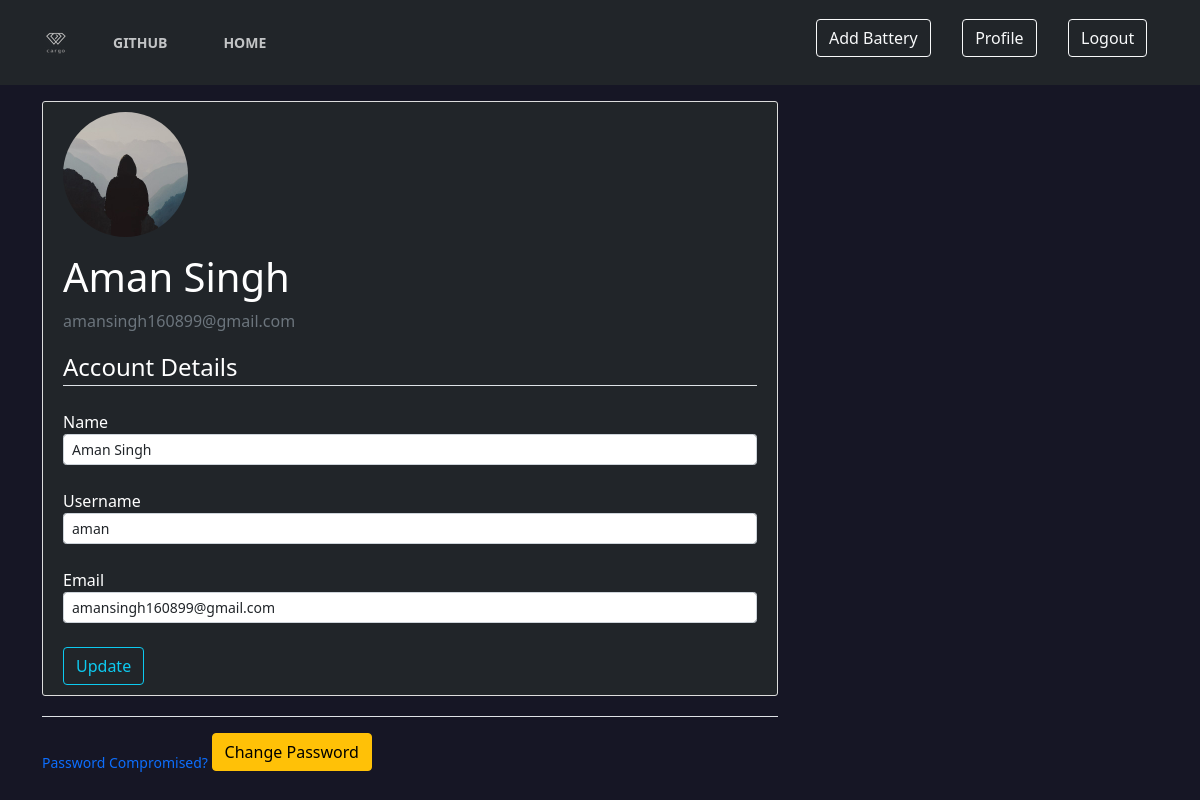
Page /account (signed in) on the earlier database version.
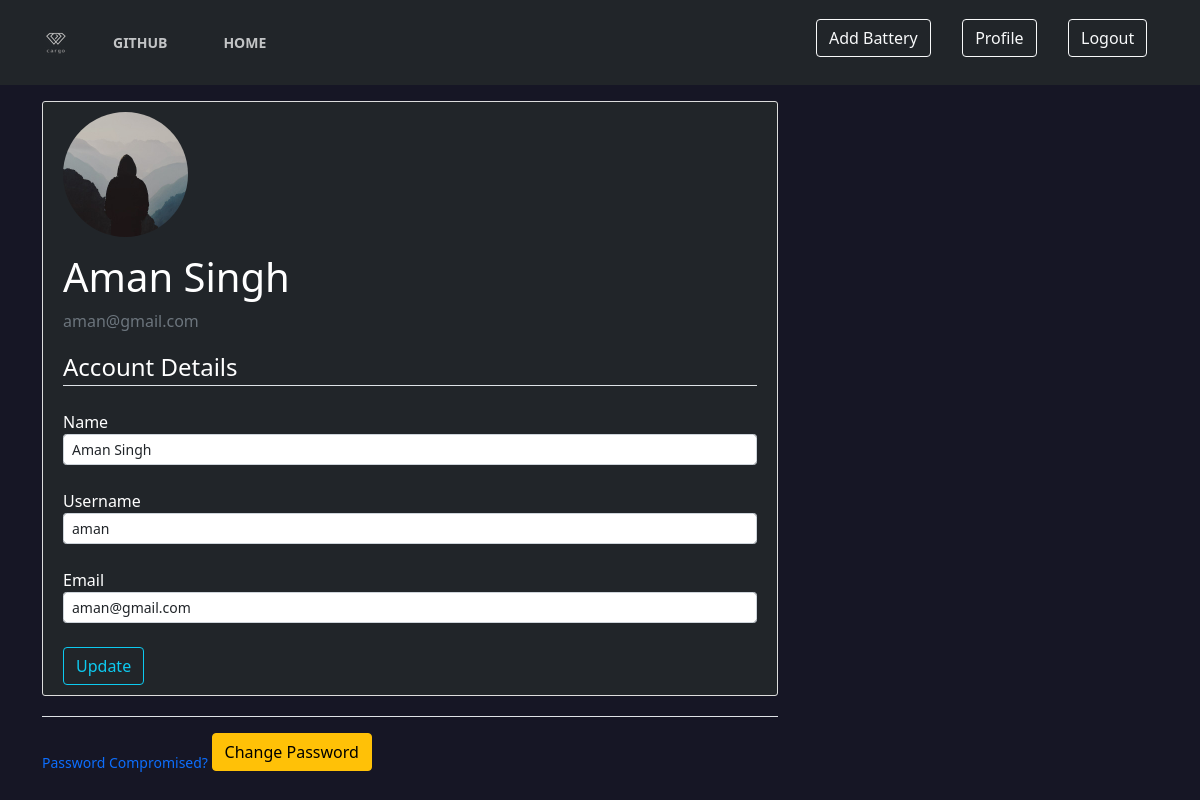
Same page on the later database version.
### bms/models.py (models this page shows, shortened)
class User(db.Model):
    id = db.Column(db.Integer, primary_key=True)
    name = db.Column(db.String, nullable=False)
    username = db.Column(db.String(20), unique=True, nullable=False)
    email = db.Column(db.String(30), unique=True, nullable=False)
    password = db.Column(db.String(100), nullable=False)
    batteries = db.relationship('Battery', backref='owner', lazy=True)

### bms/routes.py (the view)
@application.route('/account', methods=['GET', 'POST'])
def account():
    username = request.cookies.get('email')
    if username:
        user = User.query.filter_by(email=username).first()
        form = UpdateAccountForm()
        if form.validate_on_submit():
            user.email = form.email.data
            user.name = form.name.data
            user.username = form.username.data
            db.session.commit()
            flash("Account Information Updated Successfully!", "success")
            resp = make_response(redirect('/account'))
            resp.set_cookie('email', form.email.data)
            return resp
        elif request.method == 'GET':
            form.email.data = user.email
            form.name.data = user.name
            form.username.data = user.username
        return render_template('account.html', username=username, form=form, user=user, title='Account')
    return redirect(url_for('login', next=request.endpoint))

### bms/forms.py
class UpdateAccountForm(FlaskForm):
    name = StringField('Name', validators=[Length(min=2, max=30)])
    username = StringField('Username', validators=[Length(min=2, max=20)])
    email = StringField('Email', validators=[Email()])
    prev_username = StringField('username_prev')
    prev_email = StringField('email_prev')
    submit = SubmitField('Update')

### bms/templates/account.html (shortened to what this page needs)
{% extends "layout.html" %}
{% block content %}
    <main role="main" class="container">
        <div class="row">
        <div class="col-lg-8">
<div class="bg-dark text-white" style="background: #ffffff; padding: 10px 20px; border: 1px solid #dddddd; border-radius: 3px; margin-bottom: 20px; position: relative;">
  <div class="media">
    <img class="rounded-circle" src="{{ url_for('static', filename='images/default.jpg') }}" style="height: 125px; width: 125px; margin-right: 20px; margin-bottom: 16px;">
    <div class="media-body">
      <h2 class="media-heading text-white" style="font-size: 2.5rem;">{{ user.name }}</h2>
      <p class="text-secondary">{{ user.email }}</p>
    </div>
  </div>
    <form method="POST" action="">
            <fieldset class="form-group">
                <legend class="border-bottom mb-4">Account Details</legend>
                <div class="form-group">
                    {{ form.name.label(class="form-control-label") }}
                    {% if form.name.errors %}
                        {{ form.name(class="form-control form-control-sm is-invalid") }}
                        <div class="invalid-feedback">
                            {% for error in form.name.errors %}
                                <span>{{ error }}</span>
                            {% endfor %}
                        </div>
                    {% else %}
                        {{ form.name(class="form-control form-control-sm") }}
                    {% endif %}
                </div>
                <div class="form-group">
                    {{ form.username.label(class="form-control-label mt-4") }}
                    {% if form.username.errors %}
                        {{ form.username(class="form-control form-control-sm is-invalid") }}
                        <div class="invalid-feedback">
                            {% for error in form.username.errors %}
                                <span>{{ error }}</span>
                            {% endfor %}
                        </div>
                    {% else %}
                        {{ form.username(class="form-control form-control-sm") }}
                    {% endif %}
                </div>
                <div class="form-group">
                    {{ form.email.label(class="form-control-label mt-4") }}
                    {% if form.email.errors %}
                        {{ form.email(class="form-control form-control-sm is-invalid") }}
                        <div class="invalid-feedback">
                            {% for error in form.email.errors %}
                                <span>{{ error }}</span>
                            {% endfor %}
                        </div>
                    {% else %}
                        {{ form.email(class="form-control form-control-sm") }}
                    {% endif %}
                </div>
            </fieldset>
            <div class="form-group">
                {{ form.submit(class="btn btn-outline-info mt-4") }}
            </div>
        </form>
    </div>
<div class="border-top pt-3">
        <small class="text-primary">
            Password Compromised? <a class="btn btn-warning ml-4 mb-4" href="{{ url_for('changepassword') }}">Change Password</a>
        </small>
    </div>
        </div>
        </div>
    </main>
{% endblock %}

### bms/templates/layout.html (shortened to what this page needs)
<!DOCTYPE html>
<html lang="en">
<head>
  <link rel="stylesheet" href="https://maxcdn.bootstrapcdn.com/font-awesome/4.5.0/css/font-awesome.min.css" />
  <link href="https://cdn.jsdelivr.net/npm/bootstrap@5.0.0-beta1/dist/css/bootstrap.min.css" rel="stylesheet"
 />
  <link rel="stylesheet" href="https://use.fontawesome.com/releases/v5.6.3/css/all.css"
>
  <link rel="stylesheet" href="{{url_for('static', filename='style.css')}}" />
</head>
<body>
  <nav id="Navbar" class="navbar navbar-expand-lg navbar-dark bg-dark mb-3 sticky-top">
    <div class="container">
      <a class="navbar-brand mr-4" href="{{url_for('index')}}">
              <img src="{{url_for('static', filename='images/favicon.png')}}"/>
          </a>
      <div class="collapse navbar-collapse" id="navbarSupportedContent">
        <ul class="navbar-nav me-auto mb-2 mb-lg-0">
          <li class="nav-item">
            <a class="nav-link text-light nav-link-ltr" aria-current="page" href="https://github.com/ayushvarshn/MajorProject" target="_blank">Github</a>
          </li>
          {% if username %}
          <li class="nav-item">
            <a class="nav-link text-light nav-link-ltr" aria-current="page" href="{{url_for('home')}}">Home</a>
          </li>
          {% endif %}
        </ul>
        {% if username %}
        <div style="margin: 1%" class="theme-switch-wrapper">
          <a class="btn btn-outline-light" href="{{url_for('add')}}">Add Battery</a>
        </div>
        <div style="margin: 1%" class="theme-switch-wrapper">
          <a class="btn btn-outline-light" href="{{url_for('account')}}">Profile</a>
        </div>
        <div style="margin: 1%" class="theme-switch-wrapper">
          <a class="btn btn-outline-light" href="{{url_for('logout')}}">Logout</a>
        </div>
        {% endif %}
      </div>
    </div>
  </nav>
  {% block content %}
  {% endblock %}
</body>
</html>

### bms/static/style.css (style rules this page uses)
:root { --primary-color: #9A97F3; --secondary-color: #818cab; --font-color: #e1e1ff; --bg-color: #161625; --heading-color: #818cab; --color-scheme: light dark; }
body { background-color: var(--bg-color); color: var(--font-color); }
a { color: var(--primary-color); }
* { margin: 0; padding: 0; box-sizing: border-box; }
.theme-switch-wrapper { display: flex; align-items: center; padding-left: 10px; padding-bottom: 10px; }
body img { filter: brightness(.8) contrast(1.2); }
.navbar { z-index: 1; }
.nav-link { font-weight: bold; font-size: 14px; text-transform: uppercase; text-decoration: none; color: white; padding: 20px 0px; margin: 0px 20px; display: inline-block; position: relative; opacity: 0.75; }
.nav-link::before { transition: 300ms; height: 5px; content: ""; position: absolute; background-color: white; }
.nav-link-ltr::before { width: 0%; bottom: 10px; }

Differences in the rows shown:
changed User "Aman Singh": email "amansingh160899@gmail.com" → "aman@gmail.com"
